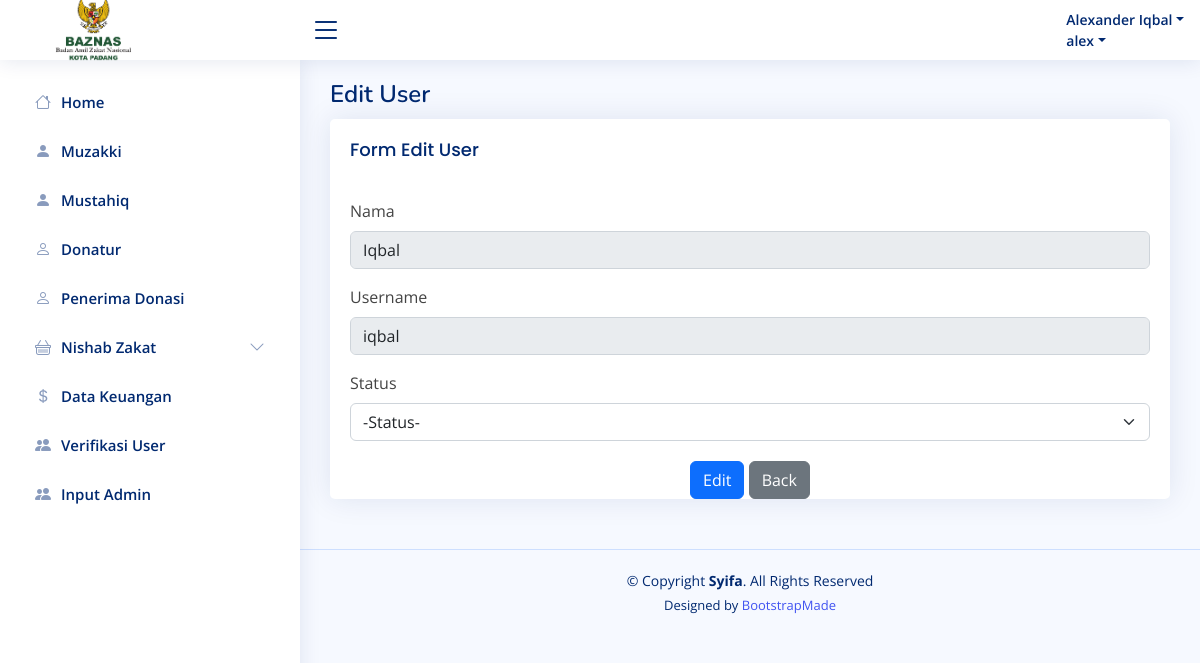
Page /admin/edituser.php?id=3 (signed in) on the committed database.
### tables this page shows
CREATE TABLE `user` (
  `id_user` int(11) NOT NULL,
  `nama` varchar(20) NOT NULL,
  `username` varchar(20) NOT NULL,
  `pasw` varchar(20) NOT NULL,
  `level` varchar(10) NOT NULL,
  `status` varchar(15) NOT NULL
);

### admin/edituser.php (the view, shortened to what this page needs)
<!DOCTYPE html>
<html lang="en">
<head>
    <link href="assets/vendor/bootstrap/css/bootstrap.min.css" rel="stylesheet">
    <link href="assets/vendor/bootstrap-icons/bootstrap-icons.css" rel="stylesheet">
    <link href="assets/vendor/boxicons/css/boxicons.min.css" rel="stylesheet">
    <link href="assets/vendor/quill/quill.snow.css" rel="stylesheet">
    <link href="assets/vendor/quill/quill.bubble.css" rel="stylesheet">
    <link href="assets/vendor/remixicon/remixicon.css" rel="stylesheet">
    <link href="assets/vendor/simple-datatables/style.css" rel="stylesheet">
    <link href="assets/css/style.css" rel="stylesheet">
</head>
<body>
    <header id="header" class="header fixed-top d-flex align-items-center">
        <?php include("header.php"); ?>
    </header>
    <aside id="sidebar" class="sidebar">
        <?php include("navadmin.php"); ?>
    </aside>
    <main id="main" class="main">
        <div class="pagetitle">
            <h1>Edit User</h1>
        </div>
        <section class="section">
            <div class="card">
                <div class="card-body">
                    <h5 class="card-title">Form Edit User</h5>
                    <?php
                    include "../koneksi.php";
                    $id = $_GET['id'];
                    $data = mysqli_query($koneksi, "SELECT * FROM user WHERE id_user='$id'");
                    while ($ep = mysqli_fetch_array($data)) {
                    ?>
                        <form class="row g-3" method="post" action="proses/edit/prosesedituser.php" enctype="multipart/form-data">
                            <div class="col-md-12">
                                <label for="inputName5" class="form-label">Nama</label>
                                <input type="text" class="form-control" name="nm" disabled value="<?php echo $ep['nama']; ?>" name="nm">
                            </div>
                            <div class="col-md-12">
                                <label for="inputName5" class="form-label">Username</label>
                                <input type="text" class="form-control" name="un" disabled value="<?php echo $ep['username']; ?>" name="un">
                            </div>
                            <div class="col-md-12">
                                <label for="inputPassword5" class="form-label">Status</label>
                                <select class="form-select" name="stat">
                                    <option selected value="">-Status-</option>
                                </select>
                            </div>
                </div>
                <div class="text-center">
                    <button class="btn btn-primary" name="simpan">Edit</button>
                    <a href="listuser.php" type="button" class="btn btn-secondary">Back</a>
                </div>
            <?php
                    }
            ?>
            </div>
        </section>
    </main>
    <footer id="footer" class="footer">
        <div class="copyright">
            &copy; Copyright <strong><span>Syifa</span></strong>. All Rights Reserved
        </div>
        <div class="credits">
            Designed by <a href="https://bootstrapmade.com/">BootstrapMade</a>
        </div>
    </footer>
</body>
</html>

### admin/header.php (shortened to what this page needs)
<div class="d-flex align-items-center justify-content-between">
    <a href="index.php" class="logo d-flex align-items-center">
        <span class="d-none d-lg-block"> <img src="../assets/img/logobaznas.png" alt=""></span>
    </a>
    <i class="bi bi-list toggle-sidebar-btn"></i>
</div>
<nav class="header-nav ms-auto">
    <ul class="d-flex align-items-center">
        <li class="nav-item dropdown pe-3">
            <?php
            include("../koneksi.php");
            $login = mysqli_query($koneksi, "SELECT * from user where username='$_SESSION[username]'");
            while ($dk = mysqli_fetch_array($login)) {
            ?>
                <a class="nav-link nav-profile d-flex align-items-center pe-0" href="#" data-bs-toggle="dropdown">
                    <span class="d-none d-md-block dropdown-toggle ps-2"><?php echo $dk['nama']; ?></span>
                </a>
            <?php } ?>
</nav>

### admin/assets/css/style.css (style rules this page uses)
:root { scroll-behavior: smooth; }
body { font-family: "Open Sans", sans-serif; background: #f6f9ff; color: #444444; }
a { color: #4154f1; text-decoration: none; }
h1, h2, h3, h4, h5, h6 { font-family: "Nunito", sans-serif; }
#main { margin-top: 60px; padding: 20px 30px; transition: all 0.3s; }
.pagetitle { margin-bottom: 10px; }
.pagetitle h1 { font-size: 24px; margin-bottom: 0; font-weight: 600; color: #012970; }
.card { margin-bottom: 30px; border: none; border-radius: 5px; box-shadow: 0px 0 30px rgba(1, 41, 112, 0.1); }
.card-title { padding: 20px 0 15px 0; font-size: 18px; font-weight: 500; color: #012970; font-family: "Poppins", sans-serif; }
.card-body { padding: 0 20px 20px 20px; }
.logo { line-height: 1; }
@media (min-width: 1200px) { .logo { width: 280px; } }
.logo img { max-height: 80px; margin-right: 1px; }
.logo span { font-size: 26px; font-weight: 700; color: #012970; font-family: "Nunito", sans-serif; }
.header { transition: all 0.5s; z-index: 997; height: 60px; box-shadow: 0px 2px 20px rgba(1, 41, 112, 0.1); background-color: #fff; padding-left: 20px; }
.header .toggle-sidebar-btn { font-size: 32px; padding-left: 10px; cursor: pointer; color: #012970; }
.header-nav ul { list-style: none; }
.header-nav > ul { margin: 0; padding: 0; }
.header-nav .nav-profile { color: #012970; }
.header-nav .nav-profile span { font-size: 14px; font-weight: 600; }
.sidebar { position: fixed; top: 60px; left: 0; bottom: 0; width: 300px; z-index: 996; transition: all 0.3s; padding: 20px; overflow-y: auto; scrollbar-width: thin; scrollbar-color: #aab7cf transparent; box-shadow: 0px 0px 20px rgba(1, 41, 112, 0.1); background-color: #fff; }
@media (min-width: 1200px) { #main, #footer { margin-left: 300px; } }
.footer { padding: 20px 0; font-size: 14px; transition: all 0.3s; border-top: 1px solid #cddfff; }
.footer .copyright { text-align: center; color: #012970; }
.footer .credits { padding-top: 5px; text-align: center; font-size: 13px; color: #012970; }

### rows in the picture
user: nama "Alexander Iqbal"
user: nama "alex"
user: nm "Iqbal", un "iqbal"
